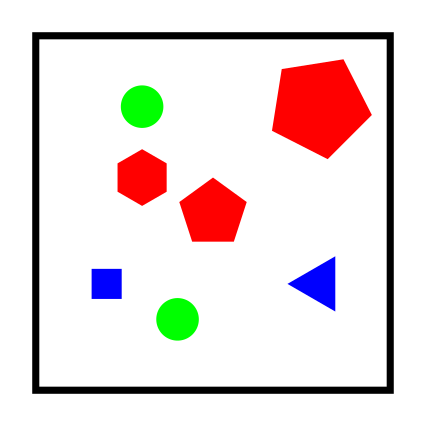
//> input picture c3_colors_and_shapes/05_circle/imgs/polygons.png, 426 x 426 px
$ ./circle_detection   (built with g++ and OpenCV 4)
//> lines starting //> are read from the running program, lines starting //| are printed output that depends on the picture; after the words box and inside, x2 and y2 are one past the last pixel; in counts of white or black regions, pixels touching at a corner belong together
// circle_detection.cpp:
// Detect circular shapes using Hough transform

#include <opencv2/core.hpp>
#include <opencv2/videoio.hpp>
#include <opencv2/highgui.hpp>
#include <opencv2/opencv.hpp>
#include <iostream>

static const int W_0      = 300;
static const int H_0      = 0;
static const int OFFSET_W = 10;
static const int OFFSET_H = 100;


void processImage()
{
  // Load image from file
  std::string filename = "imgs/polygons.png";
  cv::Mat img = cv::imread(filename.c_str());
//> img is the input picture: 426 rows x 426 cols, CV_8UC3; mean B, G, R 220.3, 221.1, 233.7
  if(img.empty()) {
    throw std::runtime_error("Failed to open the file " + filename);
  }

  // Display original image
  cv::imshow("Original", img);
  cv::moveWindow("Original", W_0, H_0);

  // Convert color space from BGR to HSV
  cv::Mat hsv_img;
  cv::cvtColor(img, hsv_img, cv::COLOR_BGR2HSV);
//> hsv_img: 426 rows x 426 cols, CV_8UC3; mean H, S, V 2.6, 23.7, 240.8

  // Display HSV image
  cv::imshow("HSV", hsv_img);
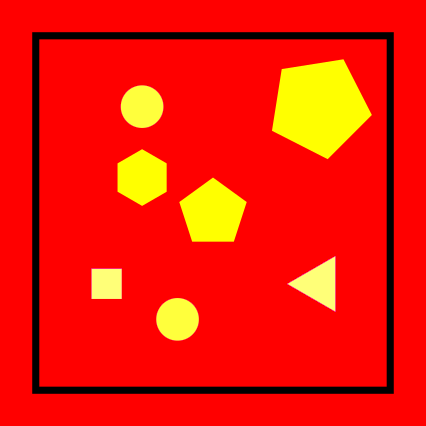
//> window 'HSV': 426 rows x 426 cols, CV_8UC3; mean B, G, R 2.6, 23.7, 240.8
  cv::moveWindow("HSV", W_0+img.cols+OFFSET_W, H_0);

  // Find green regions
  cv::Mat green_mask;
  cv::inRange(hsv_img, cv::Scalar(45, 10, 10), cv::Scalar(75, 255, 255), green_mask);
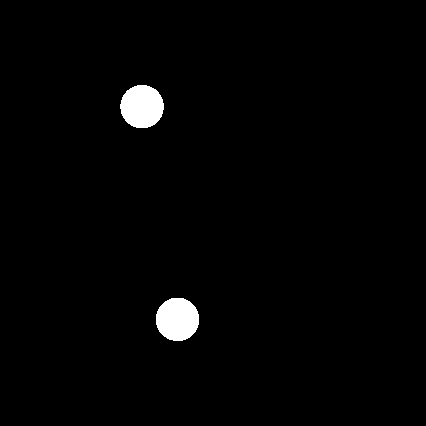
//> green_mask: 426 rows x 426 cols, CV_8UC1; 1.6% white; 2 white regions, box (x1, y1, x2, y2) and area: (120, 85, 164, 128) 1488, (156, 298, 199, 341) 1481
  cv::imshow("GREEN_filter", green_mask);
  cv::moveWindow("GREEN_filter", W_0+img.cols+OFFSET_W, H_0+img.rows+OFFSET_H);

  // Wait keypress
  cv::waitKey(0);

  // Blur image to improve performance of Hough detector
  cv::GaussianBlur(green_mask, green_mask, cv::Size(3, 3), 1, 1);
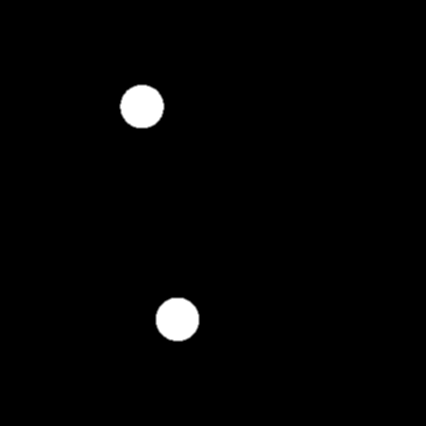
//> green_mask: 426 rows x 426 cols, CV_8UC1; 0.38% of pixels changed, all inside (x1, y1, x2, y2) = (119, 84, 200, 342)
  std::vector<cv::Vec3f> circles;
  cv::HoughCircles(green_mask, circles, cv::HOUGH_GRADIENT, 1, 30, 50, 30, 0, 0); // Circle detection using Hough transform
//> circles = 2 circles (x, y, radius): [142.5, 105.5, 21.8], [177.5, 317.5, 20.7]
  std::cout << "CIRCLES: " << circles.size() << std::endl;
//| CIRCLES: 2
  for( size_t i = 0; i < circles.size(); i++ )
  {
       cv::Point center(cvRound(circles[i][0]), cvRound(circles[i][1]));
       int radius = cvRound(circles[i][2]);
       cv::circle( img, center, radius, cv::Scalar(0,170,220), 3, cv::LINE_AA, 0 ); // draw the circle outline
  }
//> this loop made 2 passes
//> (center, radius) on passes 1 to 2: (Point(142, 106), 22), (Point(178, 318), 21)
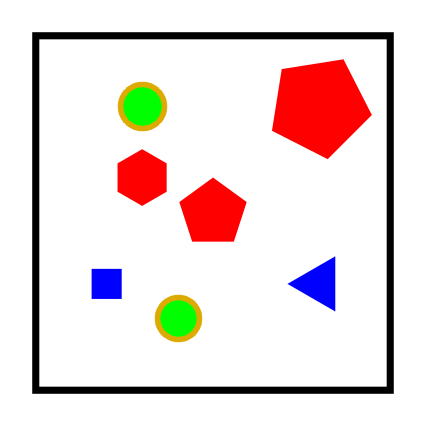
//> img: 426 rows x 426 cols, CV_8UC3; 1.03% of pixels changed, all inside (x1, y1, x2, y2) = (117, 81, 203, 343)

  cv::imshow("Original", img);
  cv::waitKey(0);

}

int main()
{
  processImage();
  return 0;
}
